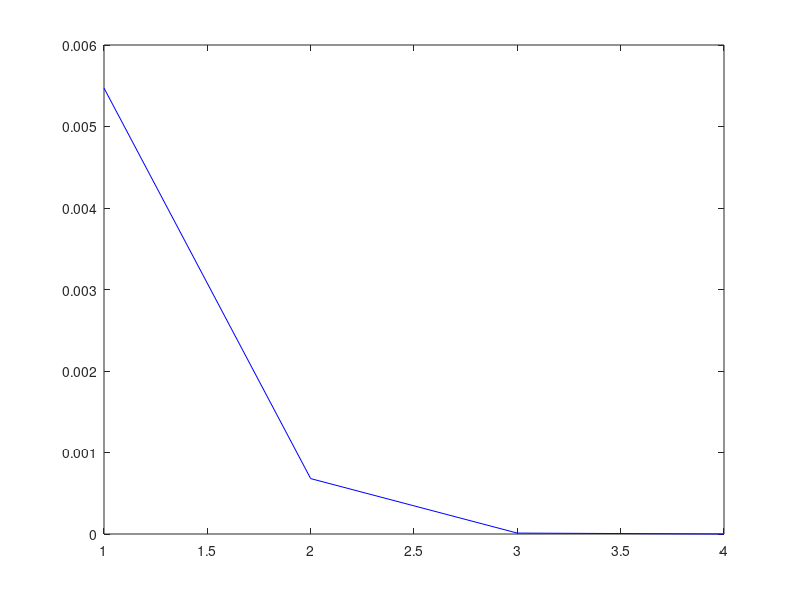
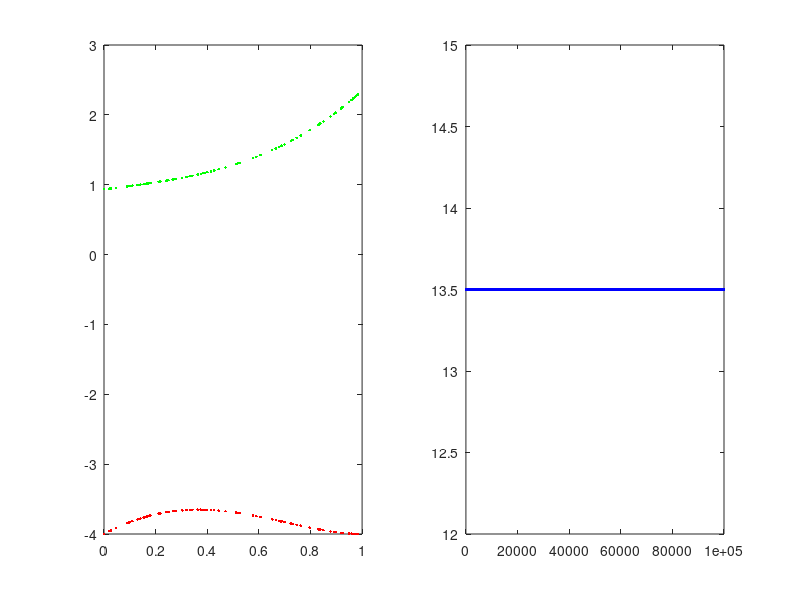

MATLAB code for these plots, in order:
clear all;
close all;
clc;

%% ERASE THIS SECTION

X=rand(100,1);
Y=-4+2*X-3*X.^2+X.^4; % Polynomial of grade 4

%% Minimum squares
n=size(X,1); %Amount of data

%Xa=[ones(n,1) X]; %Y=B+WX The form or shape of your model 
%Xa=[ones(n,1) X X.^2]; %Y=W0+W1X+W2X.^2
%Xa[sin(X) exp(-X) ones(n,1)]; %Y=W1*Sin(X)+W2*exp(-X)+W0

Xa=[ones(n,1)];
grade=4;

for k=1:grade
    Xa=[Xa X.^k];
    Wms=inv(Xa'*Xa)*Xa'*Y; %Weights by minimum squares
    Yc=Xa*Wms;  %Estimated Y
    E=Y-Yc; %Error
    J(k,1)=(E'*E)/(2*n); %Cost function
end

figure(1)
plot(J,'b')
figure(2)
plot(X,Y,'b.',X,Yc,'r.')


%% Second Method Downward gradient

n=size(X,1); %Amount of data
Xa=ones(n,1);
for k=1:grade
    Xa=[Xa X.^k];
end
Wdg=rand(size(Xa,2),1);

eta=1.2; % speed of convergence
for i=1:100000
    Yc_dg=Xa*Wdg; %Estimated Y
    E=Y-Yc_dg; %Error
    J(i,1)=(E'*E)/(2*n); %Cost function
    dJdW=-E'*Xa/n; %Gradient
    Wgd=Wdg-eta*dJdW';   
end

subplot(1,2,1)
plot(X,Y,'b.',X,Yc,'r.',X,Yc_dg,'g.')
subplot(1,2,2)
plot(J,'b.')

[Wms Wdg]